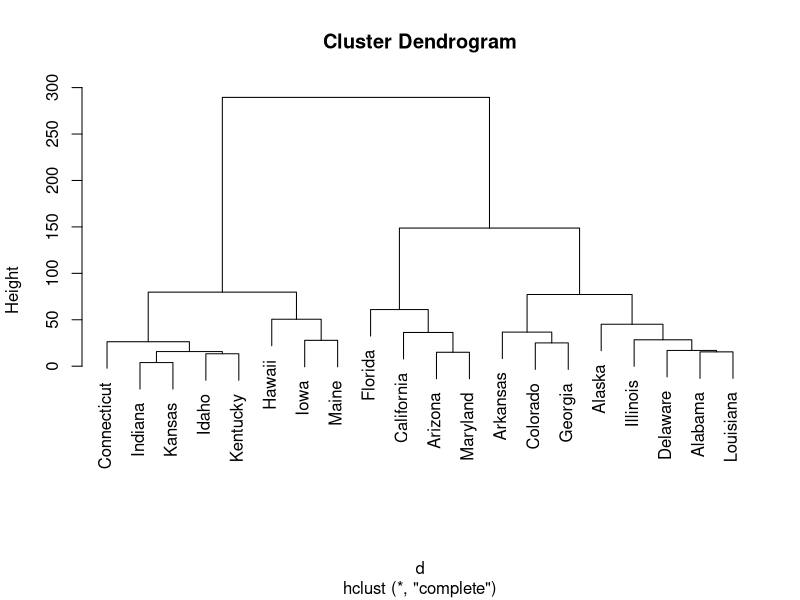
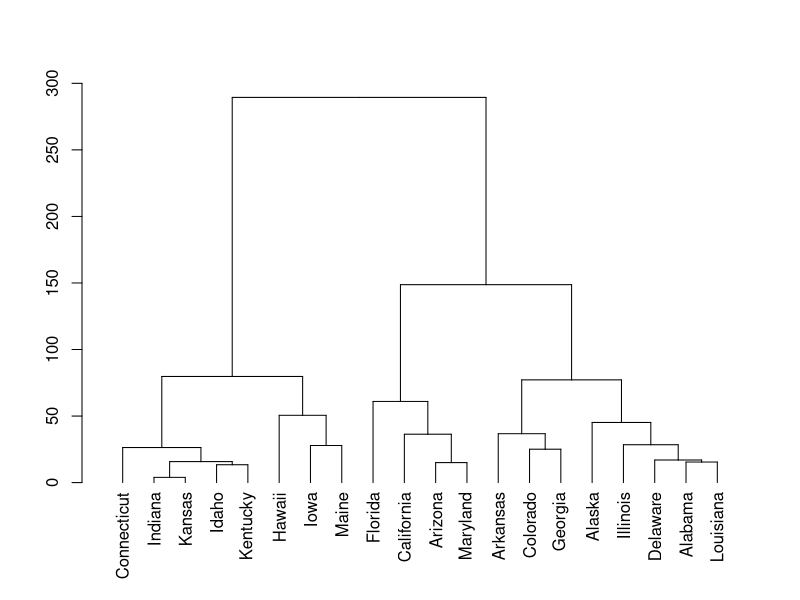
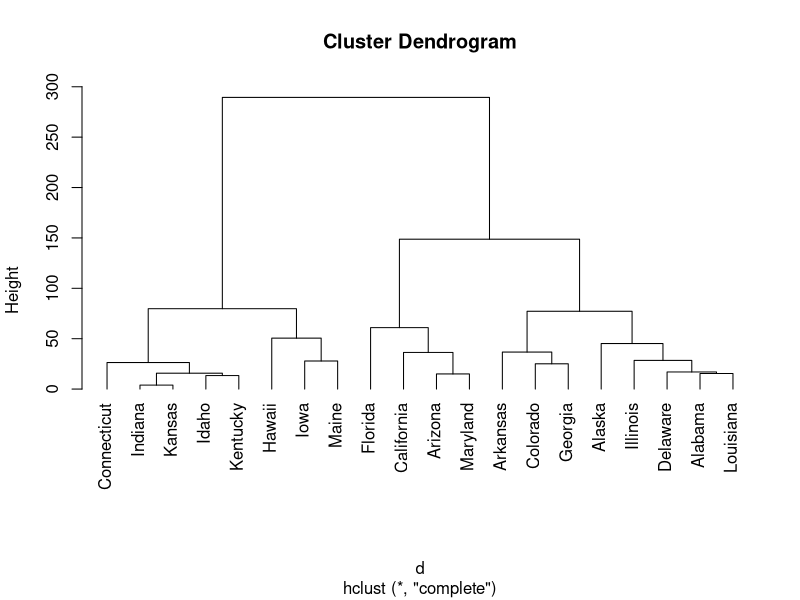
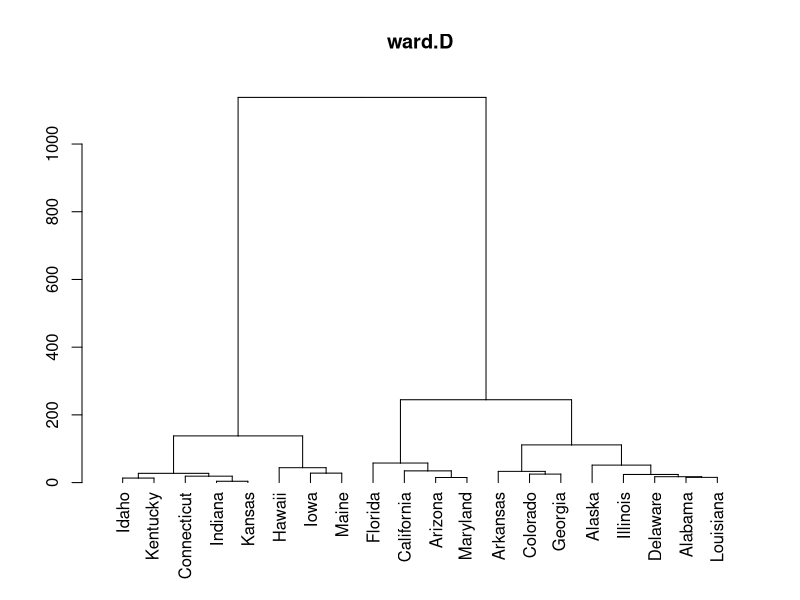
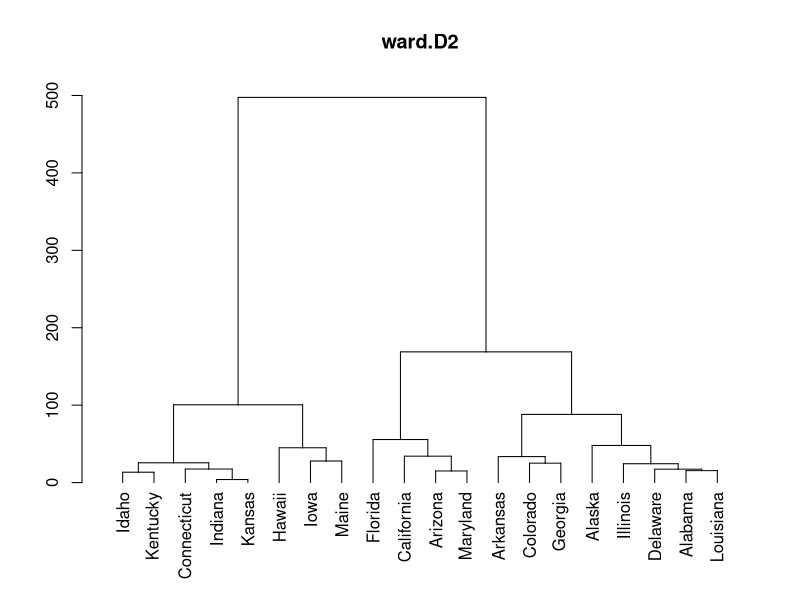
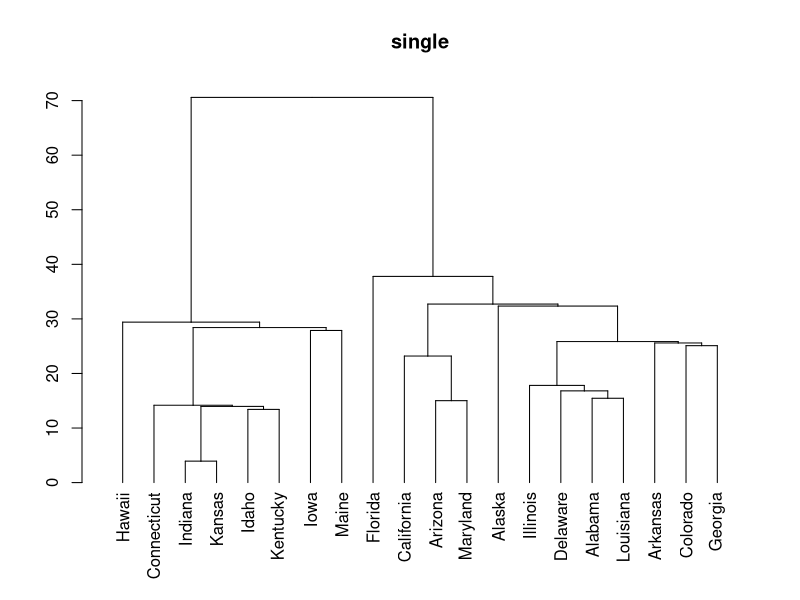
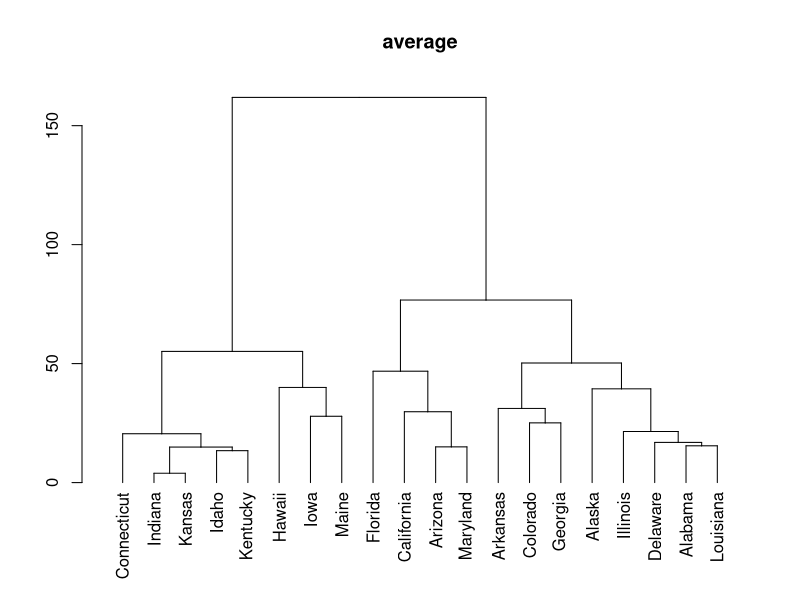
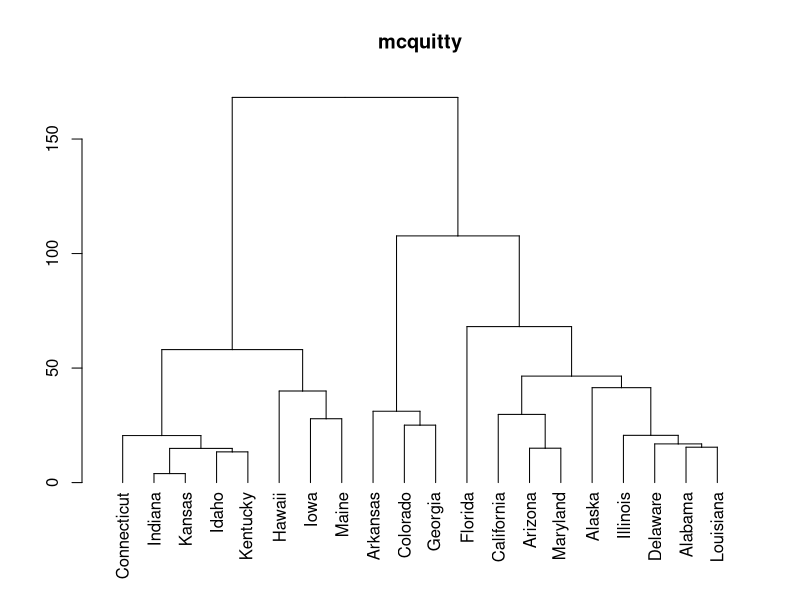

These figures' R source, in order:
df <- USArrests[1:20, ]

# Option 1
# Distance matrix
d <- dist(df)
hc <- hclust(d)
plot(hc)


# Option 2
# Distance matrix
d <- dist(df)
hc <- hclust(d)
plot(as.dendrogram(hc))

# The previous line is similar to:
plot(hc, hang = -1)


# Clustering methods

# ward.D
hc <- hclust(d, method = "ward.D")
plot(as.dendrogram(hc), main = "ward.D")

# ward.D2
hc <- hclust(d, method = "ward.D2")
plot(as.dendrogram(hc), main = "ward.D2")

# single
hc <- hclust(d, method = "single")
plot(as.dendrogram(hc), main = "single")

# average
hc <- hclust(d, method = "average")
plot(as.dendrogram(hc), main = "average")

# mcquitty
hc <- hclust(d, method = "mcquitty")
plot(as.dendrogram(hc), main = "mcquitty")

# median
hc <- hclust(d, method = "median")
plot(as.dendrogram(hc), main = "median")

# centroid
hc <- hclust(d, method = "centroid")
plot(as.dendrogram(hc), main = "centroid")


# Adding rectangles around hierarchical clusters

# Setting the number of clusters
hc <- hclust(d)
plot(as.dendrogram(hc))
rect.hclust(hc, k = 3)

# adding only the first and the third clusters rectangles
hc <- hclust(d)
plot(as.dendrogram(hc))
rect.hclust(hc, k = 3,
            which = c(1, 3))

# Clusters based on height
hc <- hclust(d)
plot(as.dendrogram(hc))
rect.hclust(hc, h = 150)

# Color of the rectangles
hc <- hclust(d)
plot(as.dendrogram(hc))
rect.hclust(hc, k = 2,
            border = 3:4)
